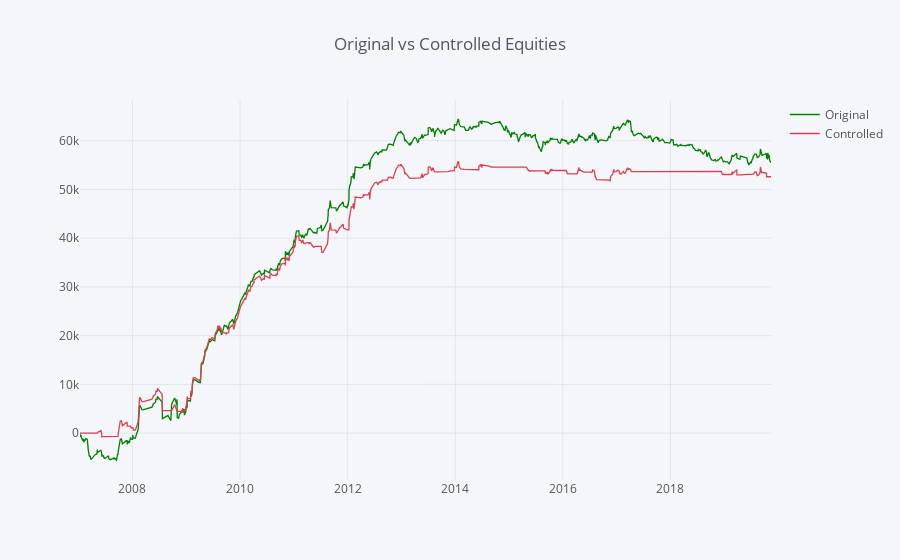

The notebook cell saved with this chart:
### Code cell
service = pd.DataFrame({"Original": df.equity_original,
                        "Controlled": df.equity_controlled})

service.iplot(kind = "line", title="Original vs Controlled Equities", colors = ["green","red"])

### Figure 1 — Plotly figure (JSON) as saved in the notebook; plotly's stock layout.template omitted (floating-point values rounded to 4 significant figures; data arrays with more than 128 entries replaced by an {"elided": "..."} marker saying what was removed)
{"data": [{"line": {"color": "rgba(0, 128, 0, 1.0)", "dash": "solid", "shape": "linear", "width": 1.3}, "mode": "lines", "name": "Original", "text": "", "type": "scatter", "uid": "c828b5c5-eb82-472a-8aa3-44907bf97e1a", "x": {"elided": "750 str values"}, "y": {"elided": "750 float values"}}, {"line": {"color": "rgba(219, 64, 82, 1.0)", "dash": "solid", "shape": "linear", "width": 1.3}, "mode": "lines", "name": "Controlled", "text": "", "type": "scatter", "uid": "92888b6d-a6ff-4d9f-9a53-387dca597fa1", "x": {"elided": "750 str values"}, "y": {"elided": "750 float values"}}], "layout": {"legend": {"bgcolor": "#F5F6F9", "font": {"color": "#4D5663"}}, "paper_bgcolor": "#F5F6F9", "plot_bgcolor": "#F5F6F9", "title": {"font": {"color": "#4D5663"}, "text": "Original vs Controlled Equities"}, "xaxis": {"gridcolor": "#E1E5ED", "showgrid": true, "tickfont": {"color": "#4D5663"}, "title": {"font": {"color": "#4D5663"}, "text": ""}, "zerolinecolor": "#E1E5ED"}, "yaxis": {"gridcolor": "#E1E5ED", "showgrid": true, "tickfont": {"color": "#4D5663"}, "title": {"font": {"color": "#4D5663"}, "text": ""}, "zerolinecolor": "#E1E5ED"}}}
